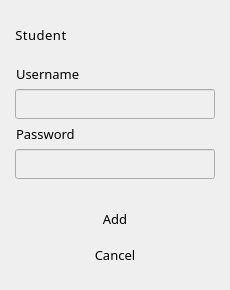
                 <widget class="QWidget" name="w_student_input" native="true">
                  <layout class="QVBoxLayout" name="verticalLayout_11">
                   <property name="spacing">
                    <number>15</number>
                   </property>
                   <property name="leftMargin">
                    <number>15</number>
                   </property>
                   <property name="topMargin">
                    <number>20</number>
                   </property>
                   <property name="rightMargin">
                    <number>15</number>
                   </property>
                   <property name="bottomMargin">
                    <number>20</number>
                   </property>
                   <item>
                    <layout class="QHBoxLayout" name="horizontalLayout_12">
                     <property name="spacing">
                      <number>6</number>
                     </property>
                     <item>
                      <widget class="QLabel" name="label_7">
                       <property name="font">
                        <font>
                         <family>Barlow</family>
                         <pointsize>10</pointsize>
                         <weight>50</weight>
                         <italic>false</italic>
                         <bold>false</bold>
                        </font>
                       </property>
                       <property name="styleSheet">
                        <string notr="true">letter-spacing: 0.5px</string>
                       </property>
                       <property name="text">
                        <string>Student</string>
                       </property>
                       <property name="alignment">
                        <set>Qt::AlignCenter</set>
                       </property>
                       <property name="indent">
                        <number>1</number>
                       </property>
                      </widget>
                     </item>
                     <item>
                      <spacer name="horizontalSpacer_5">
                       <property name="orientation">
                        <enum>Qt::Horizontal</enum>
                       </property>
                       <property name="sizeHint" stdset="0">
                        <size>
                         <width>40</width>
                         <height>20</height>
                        </size>
                       </property>
                      </spacer>
                     </item>
                     <item>
                      <widget class="QPushButton" name="btn_init_add_student">
                       <property name="enabled">
                        <bool>true</bool>
                       </property>
                       <property name="sizePolicy">
                        <sizepolicy hsizetype="Fixed" vsizetype="Fixed">
                         <horstretch>0</horstretch>
                         <verstretch>0</verstretch>
                        </sizepolicy>
                       </property>
                       <property name="minimumSize">
                        <size>
                         <width>30</width>
                         <height>30</height>
                        </size>
                       </property>
                       <property name="maximumSize">
                        <size>
                         <width>30</width>
                         <height>30</height>
                        </size>
                       </property>
                       <property name="cursor">
                        <cursorShape>PointingHandCursor</cursorShape>
                       </property>
                       <property name="styleSheet">
                        <string notr="true">QPushButton{
	border-radius: 5px;
    background-image:  url(:/icons/add.png);
    background-repeat: no-repeat;
    background-position: center center;
}

QPushButton::disabled{
	border-radius: 5px;
    background-image: url(:/icons/add_2.png);
    background-repeat: no-repeat;
    background-position: center center;
}</string>
                       </property>
                       <property name="iconSize">
                        <size>
                         <width>17</width>
                         <height>17</height>
                        </size>
                       </property>
                      </widget>
                     </item>
                     <item>
                      <widget class="QPushButton" name="btn_init_edit_student">
                       <property name="sizePolicy">
                        <sizepolicy hsizetype="Fixed" vsizetype="Fixed">
                         <horstretch>0</horstretch>
                         <verstretch>0</verstretch>
                        </sizepolicy>
                       </property>
                       <property name="minimumSize">
                        <size>
                         <width>30</width>
                         <height>30</height>
                        </size>
                       </property>
                       <property name="maximumSize">
                        <size>
                         <width>30</width>
                         <height>30</height>
                        </size>
                       </property>
                       <property name="cursor">
                        <cursorShape>PointingHandCursor</cursorShape>
                       </property>
                       <property name="styleSheet">
                        <string notr="true">border-radius: 5px</string>
                       </property>
                       <property name="icon">
                        <iconset resource="C:/Users/moral/Desktop/Resources/Resources.qrc">
                         <normaloff>:/icons/edit.png</normaloff>
                         <disabledoff>:/icons/edit_2.png</disabledoff>:/icons/edit.png</iconset>
                       </property>
                       <property name="iconSize">
                        <size>
                         <width>20</width>
                         <height>20</height>
                        </size>
                       </property>
                      </widget>
                     </item>
                     <item>
                      <widget class="QPushButton" name="btn_delete_student">
                       <property name="enabled">
                        <bool>true</bool>
                       </property>
                       <property name="sizePolicy">
                        <sizepolicy hsizetype="Fixed" vsizetype="Fixed">
                         <horstretch>0</horstretch>
                         <verstretch>0</verstretch>
                        </sizepolicy>
                       </property>
                       <property name="minimumSize">
                        <size>
                         <width>30</width>
                         <height>30</height>
                        </size>
                       </property>
                       <property name="maximumSize">
                        <size>
                         <width>30</width>
                         <height>30</height>
                        </size>
                       </property>
                       <property name="cursor">
                        <cursorShape>PointingHandCursor</cursorShape>
                       </property>
                       <property name="styleSheet">
                        <string notr="true">QPushButton{
	border-radius: 5px;
	background: none;
}


QPushButton:pressed {
 	background-color: #072f49;
}</string>
                       </property>
                       <property name="icon">
                        <iconset resource="C:/Users/moral/Desktop/Resources/Resources.qrc">
                         <normaloff>:/icons/trash.png</normaloff>
                         <disabledoff>:/icons/trash_2.png</disabledoff>:/icons/trash.png</iconset>
                       </property>
                       <property name="iconSize">
                        <size>
                         <width>21</width>
                         <height>21</height>
                        </size>
                       </property>
                      </widget>
                     </item>
                    </layout>
                   </item>
                   <item>
                    <layout class="QVBoxLayout" name="verticalLayout_9">
                     <property name="spacing">
                      <number>6</number>
                     </property>
                     <property name="sizeConstraint">
                      <enum>QLayout::SetMinimumSize</enum>
                     </property>
                     <item>
                      <widget class="QLabel" name="label_8">
                       <property name="sizePolicy">
                        <sizepolicy hsizetype="Preferred" vsizetype="Fixed">
                         <horstretch>0</horstretch>
                         <verstretch>0</verstretch>
                        </sizepolicy>
                       </property>
                       <property name="font">
                        <font>
                         <family>Barlow</family>
                         <pointsize>10</pointsize>
                        </font>
                       </property>
                       <property name="text">
                        <string>Username</string>
                       </property>
                       <property name="indent">
                        <number>1</number>
                       </property>
                      </widget>
                     </item>
                     <item>
                      <widget class="QLineEdit" name="txt_student_username">
                       <property name="enabled">
                        <bool>false</bool>
                       </property>
                       <property name="minimumSize">
                        <size>
                         <width>0</width>
                         <height>30</height>
                        </size>
                       </property>
                       <property name="font">
                        <font>
                         <family>Barlow</family>
                         <pointsize>10</pointsize>
                        </font>
                       </property>
                      </widget>
                     </item>
                     <item>
                      <widget class="QLabel" name="label_10">
                       <property name="sizePolicy">
                        <sizepolicy hsizetype="Preferred" vsizetype="Fixed">
                         <horstretch>0</horstretch>
                         <verstretch>0</verstretch>
                        </sizepolicy>
                       </property>
                       <property name="font">
                        <font>
                         <family>Barlow</family>
                         <pointsize>10</pointsize>
                        </font>
                       </property>
                       <property name="text">
                        <string>Password</string>
                       </property>
                       <property name="indent">
                        <number>1</number>
                       </property>
                      </widget>
                     </item>
                     <item>
                      <widget class="QLineEdit" name="txt_student_password">
                       <property name="enabled">
                        <bool>false</bool>
                       </property>
                       <property name="minimumSize">
                        <size>
                         <width>0</width>
                         <height>30</height>
                        </size>
                       </property>
                       <property name="font">
                        <font>
                         <family>Barlow</family>
                         <pointsize>10</pointsize>
                        </font>
                       </property>
                      </widget>
                     </item>
                    </layout>
                   </item>
                   <item>
                    <widget class="QWidget" name="w_student_btn" native="true">
                     <layout class="QVBoxLayout" name="verticalLayout_10">
                      <property name="sizeConstraint">
                       <enum>QLayout::SetMinimumSize</enum>
                      </property>
                      <property name="leftMargin">
                       <number>0</number>
                      </property>
                      <property name="topMargin">
                       <number>10</number>
                      </property>
                      <property name="rightMargin">
                       <number>0</number>
                      </property>
                      <property name="bottomMargin">
                       <number>0</number>
                      </property>
                      <item>
                       <widget class="QPushButton" name="btn_add_edit_student">
                        <property name="minimumSize">
                         <size>
                          <width>0</width>
                          <height>30</height>
                         </size>
                        </property>
                        <property name="font">
                         <font>
                          <family>Barlow</family>
                          <pointsize>10</pointsize>
                          <weight>50</weight>
                          <bold>false</bold>
                         </font>
                        </property>
                        <property name="cursor">
                         <cursorShape>PointingHandCursor</cursorShape>
                        </property>
                        <property name="styleSheet">
                         <string notr="true">border-radius: 5px;</string>
                        </property>
                        <property name="text">
                         <string>Add</string>
                        </property>
                       </widget>
                      </item>
                      <item>
                       <widget class="QPushButton" name="btn_cancel_student">
                        <property name="minimumSize">
                         <size>
                          <width>0</width>
                          <height>30</height>
                         </size>
                        </property>
                        <property name="font">
                         <font>
                          <family>Barlow</family>
                          <pointsize>10</pointsize>
                         </font>
                        </property>
                        <property name="cursor">
                         <cursorShape>PointingHandCursor</cursorShape>
                        </property>
                        <property name="styleSheet">
                         <string notr="true">QPushButton{
	border-radius: 5px;
	background: none;
}


QPushButton:pressed {
 	background-color: #072f49;
}</string>
                        </property>
                        <property name="text">
                         <string>Cancel</string>
                        </property>
                       </widget>
                      </item>
                     </layout>
                    </widget>
                   </item>
                  </layout>
                 </widget>
